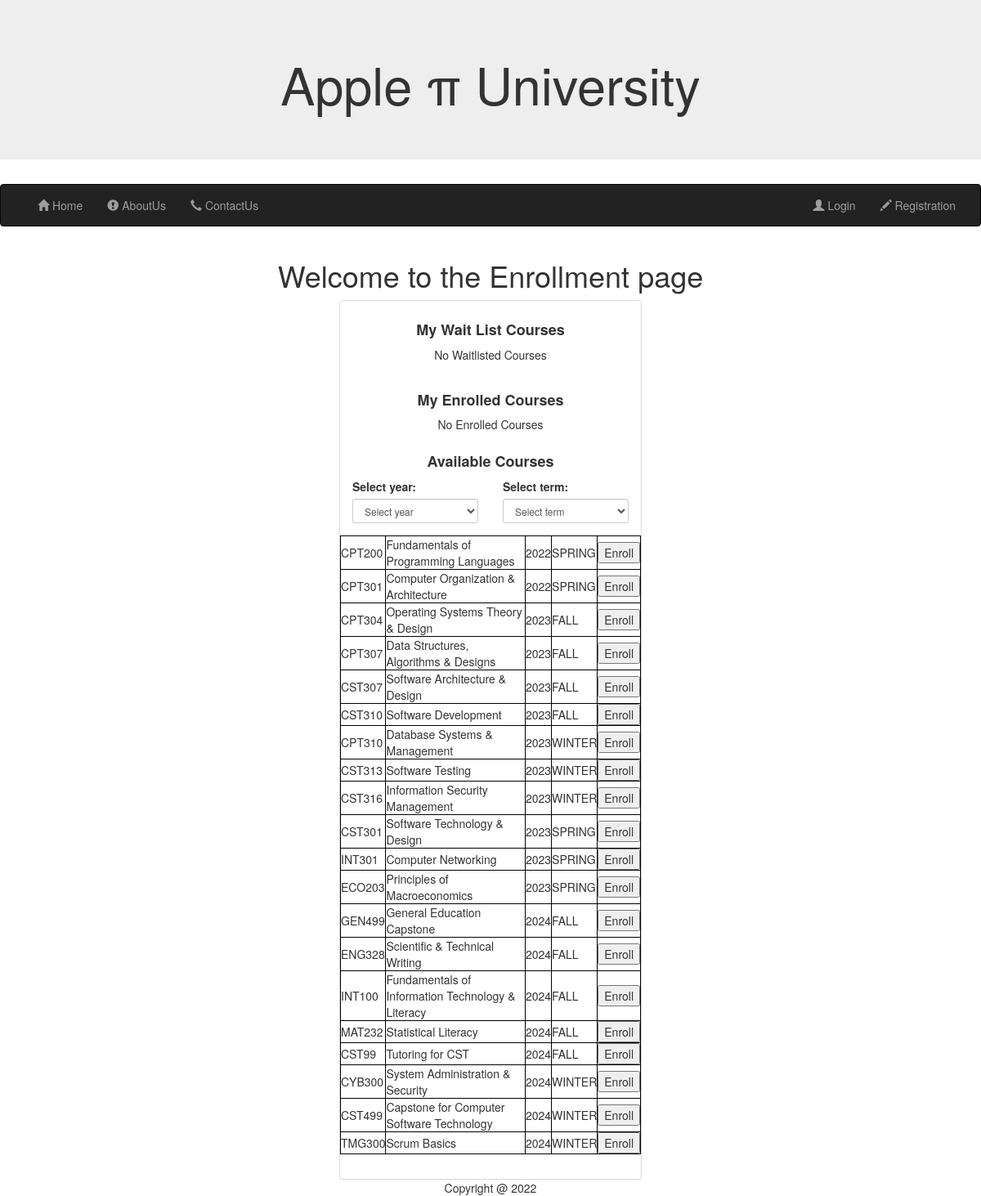
The page /enroll.php on the database its author committed.
### tables this page shows
CREATE TABLE `tblcourse` (
  `id` int(11) NOT NULL AUTO_INCREMENT,
  `courseName` varchar(100) NOT NULL,
  `courseDesc` longtext NOT NULL,
  `courseNomenclature` varchar(8) NOT NULL,
  `courseMinSize` int(11) NOT NULL,
  `courseMaxSize` int(11) NOT NULL,
  `credits` decimal(11,2) NOT NULL,
  PRIMARY KEY (`id`)
);

CREATE TABLE `tblyear` (
  `id` int(11) NOT NULL AUTO_INCREMENT,
  `year` int(11) NOT NULL,
  PRIMARY KEY (`id`)
);

CREATE TABLE `tblterm` (
  `id` int(11) NOT NULL AUTO_INCREMENT,
  `term` varchar(6) NOT NULL,
  PRIMARY KEY (`id`)
);

### Database.php (called while the page is built, shortened)
<?php
class Database
{
    public function executeSelectQuery($con, $sql, $params=[]) {
      try {
        $stmt = $con->prepare($sql);
        $stmt->execute($params);
        $result = $stmt->fetchAll(PDO::FETCH_ASSOC);
        return $result;
      }
      catch (PDOException $e) {
        echo "ERROR : " . $e->getMessage() . " (" . $e->getCode() . ")<br>";
        return false;
      }
  	}
}

### enroll.php (the view, shortened to what this page needs)
<!DOCTYPE html>
<html lang="en">
<head>
    <link rel="stylesheet" href="http://maxcdn.bootstrapcdn.com/bootstrap/3.3.6/css/bootstrap.min.css">
</head>
<body>
<?php
include "master.php";
$params = [];
$sql = "SELECT c.id, c.courseName, c.courseDesc, c.courseNomenclature, c.courseMinSize, c.courseMaxSize, c.credits,
                 t.id AS termId, t.term, y.id AS yearId, y.year
            FROM tblcourse c
                LEFT JOIN tblavailablecourses a ON c.id = a.courseId
                LEFT JOIN tblterm t ON t.id = a.termId
                LEFT JOIN tblyear y ON y.id = a.yearId WHERE";
$sql .= " c.id NOT IN (SELECT e.courseId FROM tblenrolled e WHERE e.userId = :userId)
        AND c.id NOT IN (SELECT w.availCourseId FROM tblwaitlist w WHERE w.userId = :userId)";
$sql .= " ORDER BY a.yearId, a.termId";
$params = array_merge($params, array(':userId' => $_SESSION['id']));
try {
    $courseResults = $db->executeSelectQuery($con, $sql, $params);
} catch (PDOException $e) {
    echo "ERROR: " . $e->getMessage() . " (" . $e->getCode() . ")";
}
for ($i = 0; $i < count($courseResults); $i++) {
    $sql = "SELECT * FROM tblenrolled WHERE courseId = :courseId AND termId = :termId AND yearId = :yearId";
    $params = [
        ':courseId' => $courseResults[$i]['id'],
        ':termId' => $courseResults[$i]['termId'],
        ':yearId' => $courseResults[$i]['yearId']
    ];
    try {
        $result = $db->executeSelectQuery($con, $sql, $params);
        if (sizeof($result) >= $courseResults[$i]['courseMaxSize']) {
            $fullCourse = TRUE;
        } else {
            $fullCourse = FALSE;
        }
    } catch (PDOException $e) {
        $errors[] = "ERROR: " . $e->getMessage() . " (" . $e->getCode() . ")";
        return false;
    }
    if ($fullCourse === TRUE) {
        $courseResults[$i]['fullCourse'] = 1;
    } else {
        $courseResults[$i]['fullCourse'] = 0;
    }
}
$sql = "SELECT e.id as enrolledId, e.termId, e.yearId, t.term, y.year, c.*
  FROM tblenrolled e
  LEFT JOIN tblcourse c ON e.courseId = c.Id
  LEFT JOIN tblterm t ON t.id = e.termId
  LEFT JOIN tblyear y ON y.id = e.yearId
  WHERE e.userId = :id";
$params = [":id" => $_SESSION["id"]];
try {
    $enrolledResults = $db->executeSelectQuery($con, $sql, $params);
} catch (PDOException $e) {
    echo("ERROR: " . $e->getMessage() . " (" . $e->getCode() . ")");
}
$sql = "SELECT w.id as waitlistId, w.termId, w.yearId, t.term, y.year, c.*
  FROM tblwaitlist w
  LEFT JOIN tblcourse c ON w.availCourseId = c.id
  LEFT JOIN tblterm t ON t.id = w.termId
  LEFT JOIN tblyear y ON y.id = w.yearId
  WHERE w.userId = :id";
$params = [":id" => $_SESSION["id"]];
try {
    $waitlistResults = $db->executeSelectQuery($con, $sql, $params);
} catch (PDOException $e) {
    echo("ERROR: " . $e->getMessage() . " (" . $e->getCode() . ")");
}
?>
<div class="container text-center">
    <h1>Welcome to the Enrollment page</h1>
</div>
<div class="col-xs-12 col-sm-8 col-md-4 col-sm-offset-2 col-md-offset-4">
    <div class="panel panel-default">
        <div class="panel-body">
                <div class="col-xs-12 col-sm-12 col-md-12 text-center">
                    <div class="form-group">
                        <div class="row">
                            <h4 class=""><b>My Wait List Courses</b></h4>
                            <?php if (sizeof($waitlistResults) == 0) : ?>
                              <p class="">No Waitlisted Courses</p>
                            <?php endif; ?>
                        </div>
                    </div>
                    <div class="form-group">
                        <div class="text-center">
                            <div class="row">
                                <h4 class=""><b>My Enrolled Courses</b></h4>
                                <?php if (sizeof($enrolledResults) == 0) : ?>
                                  <p class="">No Enrolled Courses</p>
                                <?php endif; ?>
                            </div>
                        </div>
                    </div>
                    <form role="form" id="selTermYr" action="enroll.php" method="post">
                        <div class="text-center">
                          <h4 class=""><b>Available Courses</b></h4>
                        <div class="row">
                            <div class="col-xs-6 col-sm-6 col-md-6">
                                <div class="form-group">
                                    <div class="text-left">
                                        <label for="year">Select year:</label>
                                    </div>
                                    <select name="year" id="year" class="form-control input-sm"
                                            onchange="submitForm('selTermYr');">
                                        <option value=0> Select year</option>
                                    </select>
                                </div>
                            </div>
                            <div class="col-xs-6 col-sm-6 col-md-6">
                                <div class="form-group">
                                    <div class="text-left">
                                        <label for="term">Select term:</label>
                                    </div>
                                    <select name="term" id="term" class="form-control input-sm"
                                            onchange="submitForm('selTermYr');">
                                        <option value=0> Select term</option>
                                    </select>
                                </div>
                            </div>
                        </div>
                    </form>
                    <div class="form-group">
                        <div class="text-left">
                            <div class="row">
                                <div class="">
                                    <table style="width:100%">
                                        <?php foreach ($courseResults as $row)  : ?>
                                            <tr>
                                                <td><?php echo $row['courseNomenclature']; ?></td>
                                                <td><?php echo $row['courseName']; ?></td>
                                                <td><?php echo $row['year']; ?></td>
                                                <td><?php echo $row['term']; ?></td>
                                                <form role="form" id="addCourse" action="enroll.php" method="post">
                                                    <?php if ($row['fullCourse'] == 0) : ?>
                                                        <td><input type="submit" value='Enroll'></td>
                                                    <?php else : ?>
                                                        <td><input type="submit" value='Waitlist'></td>
                                                        <input type="hidden" id="courseAction" name="courseAction"
                                                               value="2">
                                                    <?php endif; ?>
                                                </form>
                                            </tr>
                                        <?php endforeach; ?>
                                    </table>
                                </div>
                            </div>
                        </div>
                    </div>
                </div>
        </div>
    </div>
</div>
<?php include "footer.php"; ?>
</body>
</html>

### master.php (shortened to what this page needs)
<?php
    include "Database.php";
    $db = new Database;
?>
<!DOCTYPE html>
<html lang="en">
<head>
    <link rel="stylesheet" href="http://maxcdn.bootstrapcdn.com/bootstrap/3.3.6/css/bootstrap.min.css">
</head>
<body>
<div class="jumbotron">
    <div class="container text-center">
        <h1>Apple π University</h1>
    </div>
</div>
<nav class="navbar navbar-inverse">
    <div class="container-fluid">
        <div class="collapse navbar-collapse" id="myNavbar">
            <ul class="nav navbar-nav">
                <li id="index"><a href="index.php"><span class="glyphicon glyphicon-home"></span> Home</a></li>
                <li id="AboutUs"><a href="about.php"><span class="glyphicon glyphicon-exclamation-sign"></span> AboutUs</a></li>
                <li id="ContactUs"><a href="contact.php"><span class="glyphicon glyphicon-earphone"></span> ContactUs</a></li>
            </ul>
            <ul class="nav navbar-nav navbar-right">
                <?php
                    if (isset($_SESSION['username'])) {
                        echo('<li id="Enroll"><a href="enroll.php"><span class="glyphicon glyphicon-education"></span> Enroll</a></li>');
                        echo('<li id="Profile"><a href="profile.php"><span class="glyphicon glyphicon-briefcase"></span> Profile</a></li>');
                        echo('<li id="Logout"><a href="index.php?Logout=1"><span class="glyphicon glyphicon-off"></span> Logout</a></li>');
                    } else {
                        echo('<li id="Login"><a href="login.php"><span class="glyphicon glyphicon-user"></span> Login</a></li>');
                        echo('<li id="Registration"><a href="registration.php"><span class="glyphicon glyphicon-pencil"></span> Registration</a></li>');
                    }
                ?>
            </ul>
        </div>
    </div>
</nav>
</body>
</html>

### footer.php (shortened to what this page needs)
<!DOCTYPE html>
<html lang="en">
<head>
    <link rel="stylesheet" href="http://maxcdn.bootstrapcdn.com/bootstrap/3.3.6/css/bootstrap.min.css">
</head>
<body>
    <div class="navbar-fixed-bottom row-fluid">
        <div class="navbar-inner">
            <div class="container text-center">
                Copyright @ 2022
            </div>
        </div>
    </div>
</body>
</html>

### enroll.php (style rules this page uses)
table, th, td { border: 1px solid black; }

### rows shown on the page
tblcourse: courseNomenclature "CPT200", courseName "Fundamentals of Programming Languages", tblyear.year "2022", tblterm.term "SPRING"
tblcourse: courseNomenclature "CPT301", courseName "Computer Organization & Architecture", tblyear.year "2022", tblterm.term "SPRING"
tblcourse: courseNomenclature "CPT304", courseName "Operating Systems Theory & Design", tblyear.year "2023", tblterm.term "FALL"
tblcourse: courseNomenclature "CPT307", courseName "Data Structures, Algorithms & Designs", tblyear.year "2023", tblterm.term "FALL"
tblcourse: courseNomenclature "CST307", courseName "Software Architecture & Design", tblyear.year "2023", tblterm.term "FALL"
tblcourse: courseNomenclature "CST310", courseName "Software Development", tblyear.year "2023", tblterm.term "FALL"
tblcourse: courseNomenclature "CPT310", courseName "Database Systems & Management", tblyear.year "2023", tblterm.term "WINTER"
tblcourse: courseNomenclature "CST313", courseName "Software Testing", tblyear.year "2023", tblterm.term "WINTER"
tblcourse: courseNomenclature "CST316", courseName "Information Security Management", tblyear.year "2023", tblterm.term "WINTER"
tblcourse: courseNomenclature "CST301", courseName "Software Technology & Design", tblyear.year "2023", tblterm.term "SPRING"
tblcourse: courseNomenclature "INT301", courseName "Computer Networking", tblyear.year "2023", tblterm.term "SPRING"
tblcourse: courseNomenclature "ECO203", courseName "Principles of Macroeconomics", tblyear.year "2023", tblterm.term "SPRING"
tblcourse: courseNomenclature "GEN499", courseName "General Education Capstone", tblyear.year "2024", tblterm.term "FALL"
tblcourse: courseNomenclature "ENG328", courseName "Scientific & Technical Writing", tblyear.year "2024", tblterm.term "FALL"
tblcourse: courseNomenclature "INT100", courseName "Fundamentals of Information Technology & Literacy", tblyear.year "2024", tblterm.term "FALL"
tblcourse: courseNomenclature "MAT232", courseName "Statistical Literacy", tblyear.year "2024", tblterm.term "FALL"
tblcourse: courseNomenclature "CST99", courseName "Tutoring for CST", tblyear.year "2024", tblterm.term "FALL"
tblcourse: courseNomenclature "CYB300", courseName "System Administration & Security", tblyear.year "2024", tblterm.term "WINTER"
tblcourse: courseNomenclature "CST499", courseName "Capstone for Computer Software Technology", tblyear.year "2024", tblterm.term "WINTER"
tblcourse: courseNomenclature "TMG300", courseName "Scrum Basics", tblyear.year "2024", tblterm.term "WINTER"
